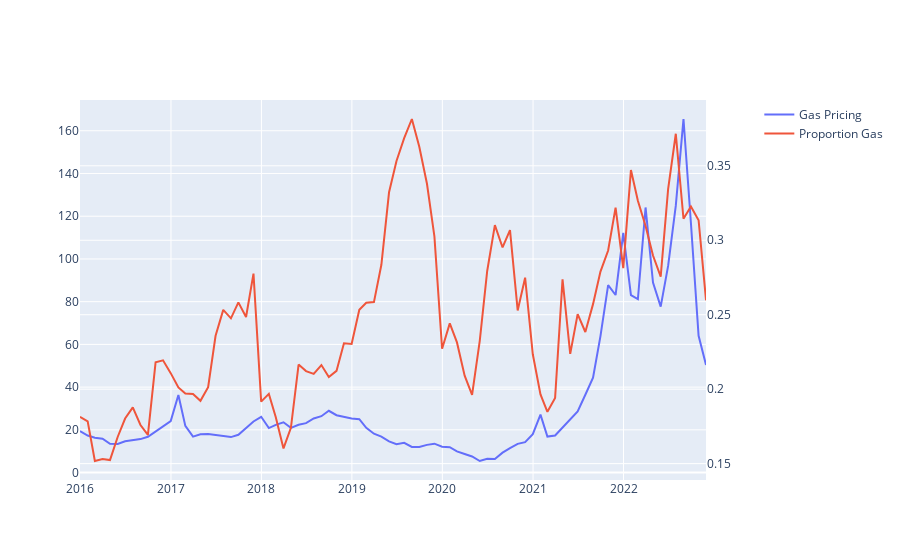

Here is the notebook cell this chart was saved with:
### Code cell
fig = make_subplots(specs=[[{"secondary_y": True}]])

fig.add_trace(
        go.Scatter(x=combined_data["Start"], y=combined_data["Last Price"], name="Gas Pricing"), secondary_y= False
)

fig.add_trace(
        go.Scatter(x=combined_data["Start"], y=combined_data["Percent Gas"], name = "Proportion Gas"), secondary_y= True
)
